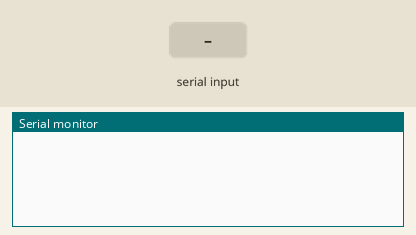
A sketch run on a simulated Arduino Uno, built with avr-gcc and run on an emulated ATmega328P. Shown: the last lines printed to the serial monitor. Inputs (shaded band) come from the test bench.

Above: at 1.2 s.
1.3 s: "1" received over Serial
At 2.5 s:
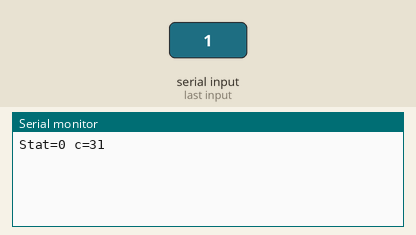
2.8 s: byte 170 (0xAA) received over Serial
At 3.9 s:
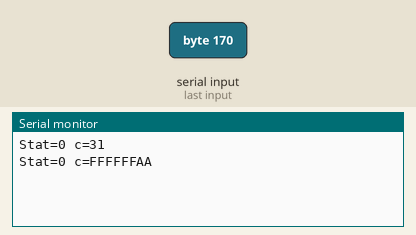
4.3 s: byte 192 (0xC0) received over Serial
At 5.1 s:
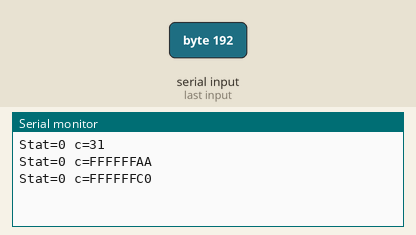
5.8 s: byte 171 (0xAB) received over Serial
At 6.2 s:
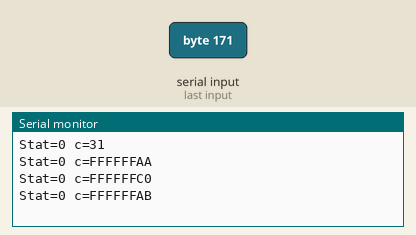
7.3 s: "0" received over Serial
At 8.5 s:
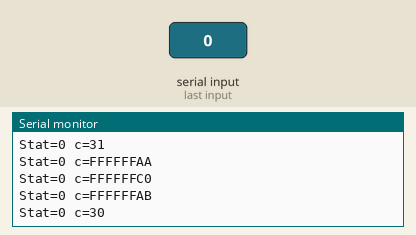

Measured:
- after the input at 1.3 s, the serial monitor: prints a new line at once (image 1)
- after the input at 2.8 s, the serial monitor: prints a new line at once (image 2)
- after the input at 4.3 s, the serial monitor: prints a new line at once (image 3)
- after the input at 5.8 s, the serial monitor: prints a new line at once (image 4)
- after the input at 7.3 s, the serial monitor: prints a new line at once (image 5)

The sketch:

L24.ino
```cpp
void setup() {
  Serial.begin(9600);
}

void loop() {
  static int  stat = 0;
  static byte buf[10];
  static int i;
  int pm25, pm10;
  while (Serial.available()) {
    char c = Serial.read();
    Serial.print("Stat="+ String(stat) +" c=");
    Serial.println(c, HEX);

    switch(stat) {
      case 0: if (c == 0xAA) stat = 1; break;
      case 1: if (c == 0xC0) stat = 2; i = 0; break;
      case 2: if (i == 6) stat = 3;
              else buf[i++] = c;
              break;
      case 3: if (c == 0xAB) {
                stat = 0;

                pm25 = buf[0] + buf[1] * 255;
                pm10 = buf[2] + buf[2] * 255;
                Serial.println("PM2.5="+ String(pm25) +", PM10="+ String(pm10));
              } else {
                Serial.print("Wrong END");
                Serial.println(c, HEX);
              }
              break;
    }

  }
}
```
